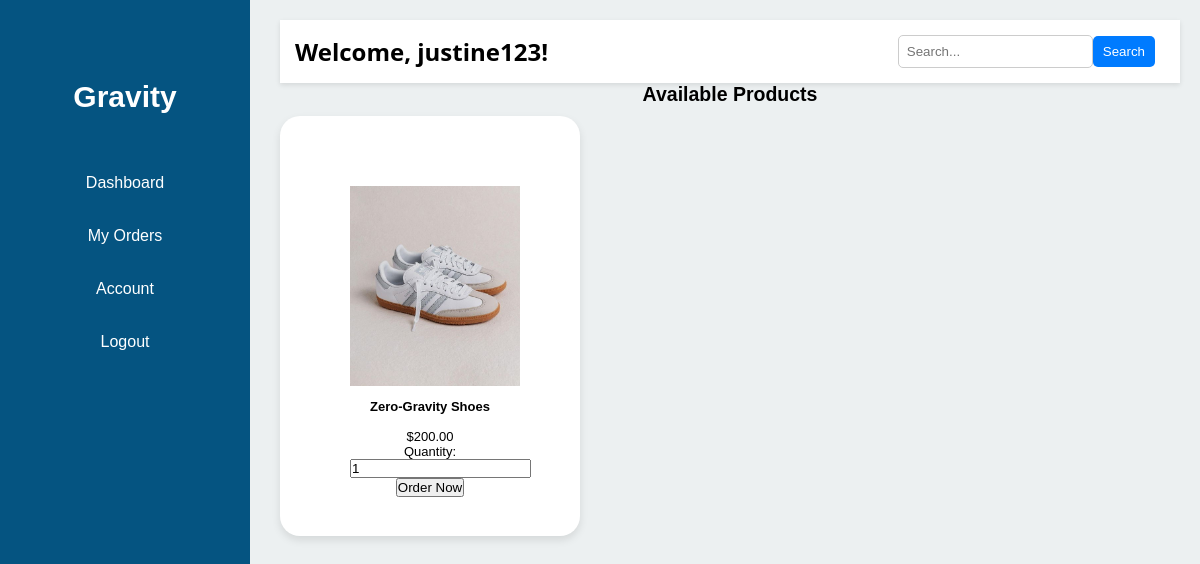
Before: /user_dashboard.php (signed in) with the older database file.
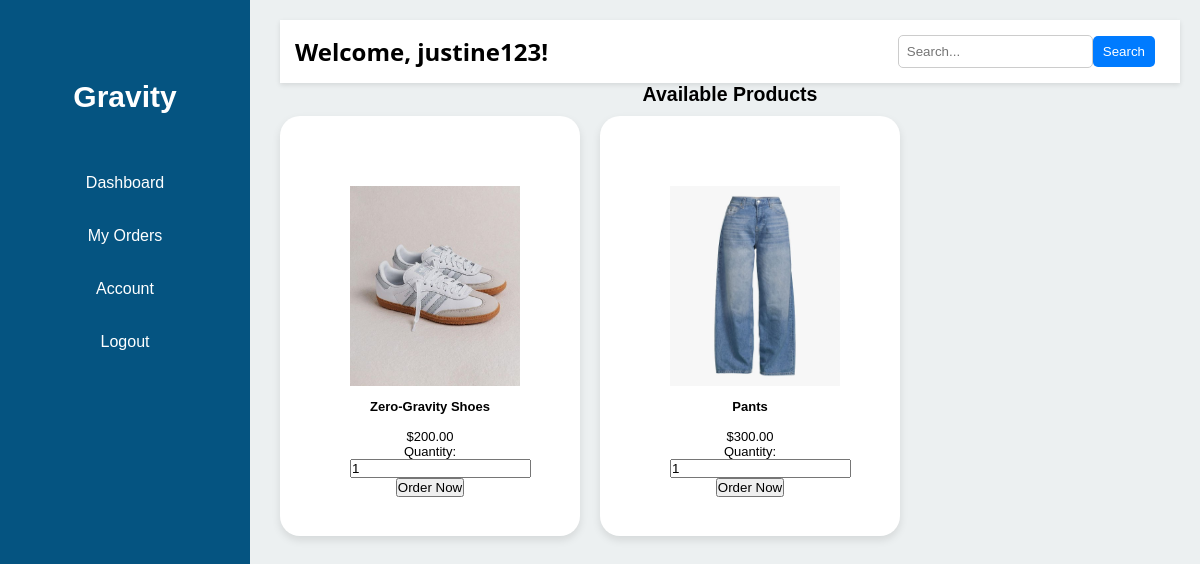
After: the same page with the newer database file.
### tables this page shows
CREATE TABLE `products` (
  `id` int(11) NOT NULL,
  `name` varchar(255) NOT NULL,
  `price` decimal(10,2) NOT NULL,
  `image` varchar(255) NOT NULL,
  `supplier_id` int(11) DEFAULT NULL
);

### user_dashboard.php (the view, shortened to what this page needs)
<!DOCTYPE html>
<html lang="en">
<head>
    <link rel="stylesheet" href="user_dashboard.css">
</head>
<body>
    <div class="dashboard-container">
        <aside class="sidebar">
            <h2>Gravity</h2>
            <ul>
                <li><a href="user_dashboard.php">Dashboard</a></li>
                <li><a href="orders.php">My Orders</a></li>
                <li><a href="account.php">Account</a></li>
                <li><a href="logout.php">Logout</a></li>
            </ul>
        </aside>
        <main class="main-content">
            <header class="topbar">
                <h2>Welcome, <?php echo $_SESSION["user_name"]; ?>!</h2>
                <input type="text" placeholder="Search..." class="search-box">
                <button class="search-btn">Search</button>
            </header>
            <section class="products">
                <h2>Available Products</h2>
                <div class="product-grid">
                    <?php
                    include "db_connect.php";
                    $sql = "SELECT * FROM products";
                    $result = $conn->query($sql);
                    while ($row = $result->fetch_assoc()) {
                        echo '<div class="product">';
                        echo '<img src="' . $row["image"] . '" alt="' . $row["name"] . '" width="170px" height="200px">';
                        echo '<h3>' . $row["name"] . '</h3>';
                        echo '<p>$' . number_format($row["price"], 2) . '</p>';
                        echo '<form action="place_order.php" method="POST">';
                        echo '<label>Quantity:</label>';
                        echo '<input type="number" name="quantity" value="1" min="1" class="qty-input">';
                        echo '<button type="submit" class="order-btn">Order Now</button>';
                        echo '</form>';
                        echo '</div>';
                    }
                    ?>
                </div>
            </section>
        </main>
    </div>
</body>
</html>

Changed rows visible on the page:
added products: image (picture), name "Pants", price "300.00"
